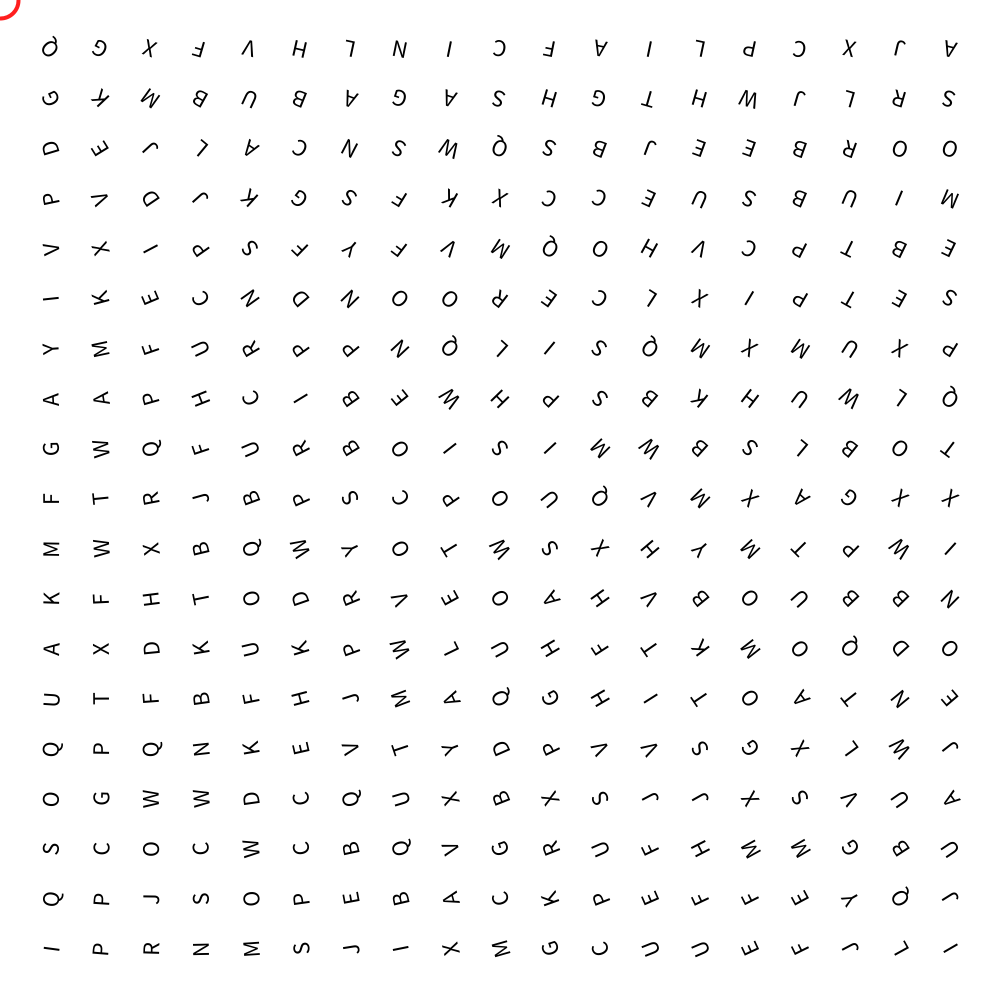
Frame 1 (no input)
Frame 60 (the mouse pressed at the canvas centre just before this capture): identical to frame 1, image omitted
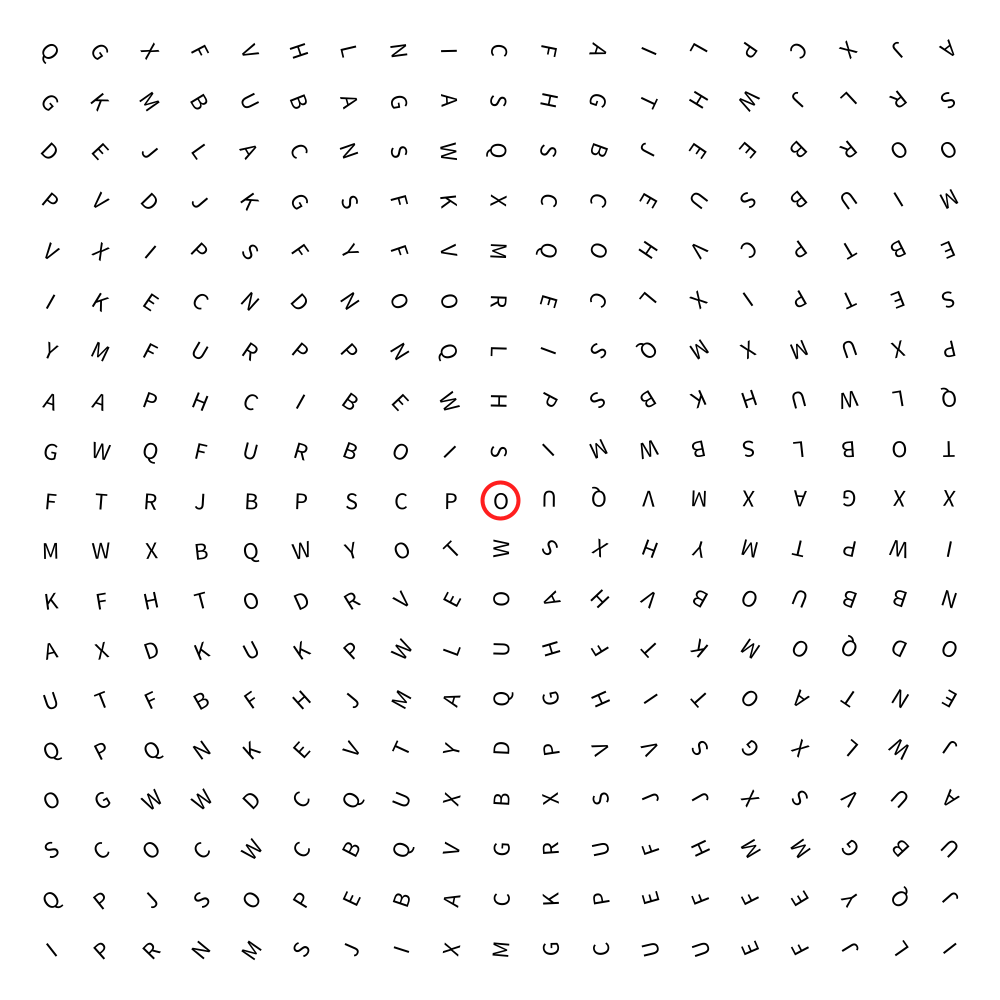
Frame 120 (the mouse held since frame 60 and released just before this capture)

The Processing sketch that drew these frames (run headless with seeded random() and noise(); from frame 60 on, the mouse is pressed at the canvas centre):

// Processing sketch: all_about_her_behance
// ── all_about_her_behance.pde
int numX = 19;
int numY = 19;

String[][] t = new String[numX][numY];

void setup() {
  size(1000, 1000);
  stroke(255, 30, 30);
  strokeWeight(4);
  textSize(24);
  textAlign(CENTER, CENTER);
  
  for (int y = 0; y < numY; y++) {
    for (int x = 0; x < numX; x++) {
      t[x][y] = str(char(int(random(65, 90))));
    }
  } 
}

void draw() {
  background(255);
  noFill();
  circle(mouseX, mouseY, 36);
  
  fill(0);
  for (int y = 0; y < numY; y++) {
    for (int x = 0; x < numX; x++) {
      int posX = 50 * (x+1);
      int posY = 50 * (y+1);
      
      pushMatrix();
      translate(posX, posY);
      rotate(atan2(mouseY-posY, mouseX-posX)+radians(dist(mouseX, mouseY, posX, posY)/90));
      text(t[x][y], 0, 0);
      popMatrix();
    }
  }
}
